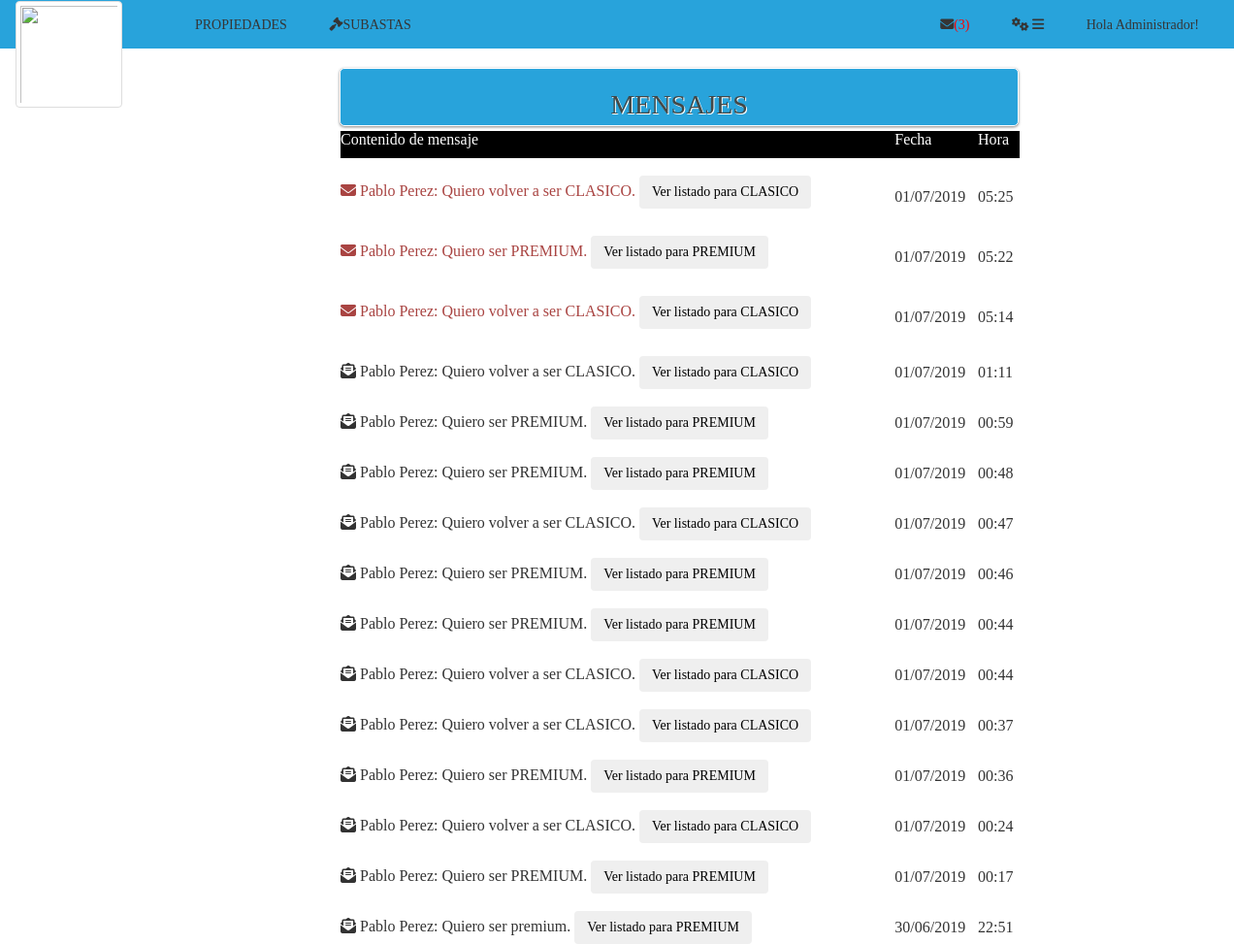
Page /mensajes.php (signed in) on the committed database.
### tables this page shows
CREATE TABLE `mensaje` (
  `idMensaje` int(11) NOT NULL,
  `idSubasta` int(11) DEFAULT NULL,
  `contenido` varchar(255) NOT NULL,
  `leido` int(11) DEFAULT NULL,
  `fecha` datetime NOT NULL,
  `idDe` int(11) NOT NULL,
  `idPara` int(11) NOT NULL,
  `numero` int(11) NOT NULL
);

### mensajes.php (the view, shortened to what this page needs)
<html>
	<head>
<?php
		include("cabecera.php");
?>
<?php
$con=conectar();
 $id=($_SESSION['id']);
$var_consulta= "SELECT * FROM mensaje WHERE idPara=$id ORDER BY fecha DESC";
   $result = mysqli_query($con, $var_consulta);
   $num=mysqli_num_rows($result);
if ($num==0) {
  echo"<h4>NO HAY MENSAJES</h4>";
 }
else{
?>
	</head>
	<body>
		<div id="wrapper" style="margin-left: 350px;margin-top: 0px;">
			<form name="formulario" class="login-form" style="width:700px;height:60px; background-color:#28a3db;">
				<div class="header" style="padding: 0px;">
					<h1> MENSAJES</h1>
				</div>
					 <table  style="width:700px;background-color:#fff;">
					 	<?php $primero = "Contenido de mensaje";
                              $segundo="Fecha";
                               $tercero="Hora";
                               $color = "#fff";
  ?>
 <tr style="background-color:#000;">
  <td><?php echo "<p><font color='".$color."'>".$primero."</font></p>";  ?> </td>
  <td ><?php echo "<p><font color='".$color."'>".$segundo."</font></p>";  ?></td>
  <td ><?php echo "<p><font color='".$color."'>".$tercero."</font></p>";  ?></td>
 </tr>
                    <?php
                    while ($row = mysqli_fetch_array($result)){
                    	$i="<i class='fas fa-envelope-open-text'></i>";
                           if (is_null($row['leido'])){
                               $i="<p class= text-danger><i class='fas fa-envelope'></i>";
                           }
                       ?>
                         <tr>
                             <td> <br><?php echo "$i $row[contenido]" ;
                             switch ($row['numero']) {
                                 case 3:
                                             echo "<a href='verListaEspera.php'> <button type='button' class='btn btn-succes'>Ver listado para PREMIUM</button> </a></br>";
                                            break;
                                 case 9:
                                              echo "<a href='verListaEsperaClasico.php'> <button type='button' class='btn btn-succes'>Ver listado para CLASICO</button> </a></br>";
                                            break;
}
                             	?>
                         </td>
                              <td> <br><?php echo "".date('d/m/Y', strtotime($row['fecha'])).""; ?> </td>
                                <td> <br><?php echo "".date('H:i', strtotime($row['fecha'])).""; ?> </td>
                          </tr>
                     <?php
                       }
                    ?>
</table>
			</form>
			<?php } ?>
		</div>
	</body>
</html>

### css/estilos.css (style rules this page uses)
body { background-color:#ffffff ; font-family:'Bree Serif', serif; }
.login-form { width: 410px; margin: auto; position: relative; background: #f3f3f3; border: 1px solid #fff; border-radius: 5px; box-shadow: 0 1px 3px rgba(0,0,0,0.5); -moz-box-shadow: 0 1px 3px rgba(0,0,0,0.5); -webkit-box-shadow: 0 1px 3px rgba(0,0,0,0.5); }
#wrapper { width: 410px; height: 400px; margin: 70px auto; }
#wrapper h1 { text-align: center; }
.login-form .header { padding: 10px 30px 30px 30px; }
.login-form .header h1 { font-family: 'Bree Serif', serif; font-weight: 300; font-size: 28px; line-height:34px; color: #414848; text-shadow: 1px 1px 0 rgba(256,256,256,1.0); margin-bottom: 10px; }
.login-form a { color: black; }

### rows in the picture
mensaje: contenido "Pablo Perez: Quiero volver a ser CLASICO.", numero "Ver listado para CLASICO", fecha "01/07/2019", fecha "05:25"
mensaje: contenido "Pablo Perez: Quiero ser PREMIUM.", numero "Ver listado para PREMIUM", fecha "01/07/2019", fecha "05:22"
mensaje: contenido "Pablo Perez: Quiero volver a ser CLASICO.", numero "Ver listado para CLASICO", fecha "01/07/2019", fecha "05:14"
mensaje: contenido "Pablo Perez: Quiero volver a ser CLASICO.", numero "Ver listado para CLASICO", fecha "01/07/2019", fecha "01:11"
mensaje: contenido "Pablo Perez: Quiero ser PREMIUM.", numero "Ver listado para PREMIUM", fecha "01/07/2019", fecha "00:59"
mensaje: contenido "Pablo Perez: Quiero ser PREMIUM.", numero "Ver listado para PREMIUM", fecha "01/07/2019", fecha "00:48"
mensaje: contenido "Pablo Perez: Quiero volver a ser CLASICO.", numero "Ver listado para CLASICO", fecha "01/07/2019", fecha "00:47"
mensaje: contenido "Pablo Perez: Quiero ser PREMIUM.", numero "Ver listado para PREMIUM", fecha "01/07/2019", fecha "00:46"
mensaje: contenido "Pablo Perez: Quiero ser PREMIUM.", numero "Ver listado para PREMIUM", fecha "01/07/2019", fecha "00:44"
mensaje: contenido "Pablo Perez: Quiero volver a ser CLASICO.", numero "Ver listado para CLASICO", fecha "01/07/2019", fecha "00:44"
mensaje: contenido "Pablo Perez: Quiero volver a ser CLASICO.", numero "Ver listado para CLASICO", fecha "01/07/2019", fecha "00:37"
mensaje: contenido "Pablo Perez: Quiero ser PREMIUM.", numero "Ver listado para PREMIUM", fecha "01/07/2019", fecha "00:36"
mensaje: contenido "Pablo Perez: Quiero volver a ser CLASICO.", numero "Ver listado para CLASICO", fecha "01/07/2019", fecha "00:24"
mensaje: contenido "Pablo Perez: Quiero ser PREMIUM.", numero "Ver listado para PREMIUM", fecha "01/07/2019", fecha "00:17"
mensaje: contenido "Pablo Perez: Quiero ser premium.", numero "Ver listado para PREMIUM", fecha "30/06/2019", fecha "22:51"

### other values in the picture
$numero "(3)"
$primero "Contenido de mensaje"
$segundo "Fecha"
$tercero "Hora"
